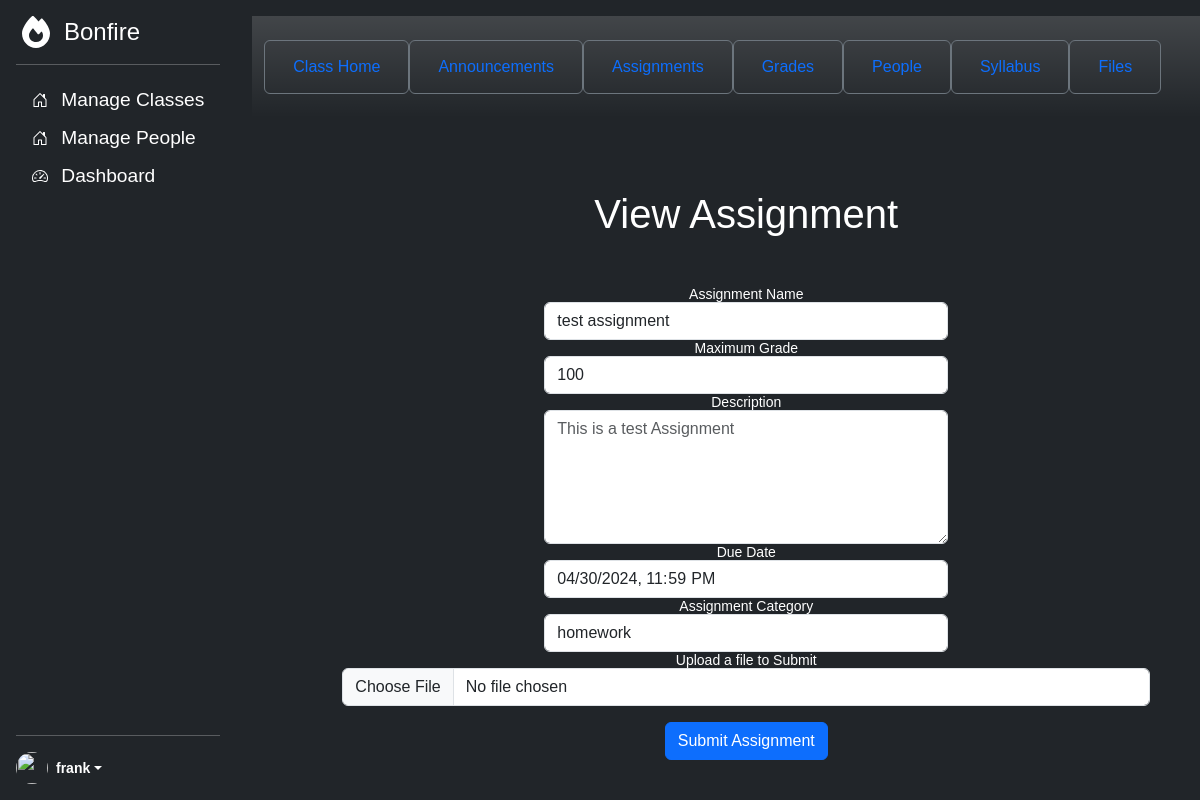
/viewAssignment.php?id=1 (signed in), run on the app's committed database.
### tables this page shows
CREATE TABLE `assignments` (
  `id` int NOT NULL AUTO_INCREMENT,
  `assignment_name` varchar(255) DEFAULT NULL,
  `grade` varchar(255) DEFAULT NULL,
  `class_id` int NOT NULL,
  `max_grade` int NOT NULL,
  `description` varchar(255) DEFAULT NULL,
  `due_date` datetime DEFAULT NULL,
  `category` varchar(255) DEFAULT NULL,
  `column_name` int DEFAULT NULL,
  PRIMARY KEY (`id`),
  UNIQUE KEY `id_UNIQUE` (`id`),
  KEY `class_id_idx` (`class_id`),
  CONSTRAINT `assignments_classes_id_fk` FOREIGN KEY (`class_id`) REFERENCES `classes` (`id`)
);

### viewAssignment.php (the view, shortened to what this page needs)
<?php
$studentId = $_SESSION["id"];
$pdo = getDBConnection();
$sql = "SELECT * FROM assignments where id = :id";
if($stmt = $pdo->prepare($sql)) {
    $stmt->bindParam(":id", $aID, PDO::PARAM_INT);
    $aID = $_GET["id"];
    if ($stmt->execute()) {
        if($stmt->rowCount() == 1){
            if($row = $stmt->fetch()) {
                $asname = $row["assignment_name"];
                $mgrade = $row["max_grade"];
                $descr = $row["description"];
                $ddate = $row["due_date"];
                $categ = $row["category"];
            }
        }
    }
}
?>
<!DOCTYPE html>
<html lang="en">
<head>
    <link href="https://cdn.jsdelivr.net/npm/bootstrap@5.3.3/dist/css/bootstrap.min.css" rel="stylesheet">
    <link rel="stylesheet" href="resources/stylesheets/style.css">
</head>
<body>
<main class="d-flex flex-nowrap">
    <?php include("leftSideMenu.php")?>
    <div id="primary-window" class="d-flex flex-column flex-shrink-0 p-3 text-bg-dark overflow-y-scroll">
        <?php include("classTopMenu.php"); ?>
    <div id="primary-window" style="margin:auto" class="d-flex flex-column flex-shrink-0 p-3 text-bg-dark overflow-y-scroll">
        <h1 class="my-5">View Assignment</h1>
        <div>
            <?php
                $currentClass = $_SESSION['currentclass'];
                $studentsUploadPath = "class_data/$currentClass/assignments/assignment_$aID/student_$studentId/";
                $submissions = glob("$studentsUploadPath/*");
                if(count($submissions) > 0){
                    ?>
                <h1>You have already submitted this assignment</h1>
            <?php
                }
                else{
            ?>
            <form action="processor/submissionProcessor.php" method="post" enctype="multipart/form-data">
                <div class="form-row">
                    <div style="margin:auto"  class="form-group col-md-6">
                        <label for="inputAssignment">Assignment Name</label>
                        <input type="text" name="inputAssignment" class="form-control" id="inputAssignment" value="<?= $asname?>" readonly>
                    </div>
                    <div style="margin:auto"  class="form-group col-md-6">
                        <label for="inputMaxGrade">Maximum Grade</label>
                        <input type="number" name="inputMaxGrade" class="form-control" id="inputMaxGrade" value="<?= $mgrade?>" readonly>
                    </div>
                    <div style="margin:auto"  class="form-group col-md-6">
                        <label for="inputDescription">Description</label>
                        <textarea name="inputDescription" class="form-control" id="inputDescription" placeholder="<?php echo htmlspecialchars($descr); ?>" rows="5" cols="40" readonly></textarea>
                    </div>
                </div>
                <div class="form-row">
                    <div style="margin:auto"  class="form-group col-md-6">
                        <label for="inputDueDate">Due Date</label>
                        <input type="datetime-local" name = "inputDueDate" class="form-control" id="inputDueDate" value="<?= $ddate?>" readonly>
                    </div>
                    <div style="margin:auto"  class="form-group col-md-6">
                        <label for="inputAssignment">Assignment Category</label>
                        <input type="text" name="inputAssignment" class="form-control" id="inputAssignment" value="<?= $categ?>" readonly>
                    </div>
                    <div>
                        <label for="fileUpload">Upload a file to Submit</label>
                        <input type="file" name="fileUpload" class="form-control" id="fileUpload">
                    </div>
                </div>
                <br>
                <button type="submit" class="btn btn-primary">Submit Assignment</button>
            </form>
            <?php
                }
            ?>
        </div>
    </div>
</main>
</body>
</html>

### resources/stylesheets/style.css (style rules this page uses)
body { min-height: 100vh; min-height: -webkit-fill-available; font-family: var(--bs-font-sans-serif); font-size: 1rem; font-weight: 400; line-height: 1.5; }
html { height: -webkit-fill-available; }
main { height: 100vh; max-height: 100vh; overflow-x: auto; overflow-y: hidden; }
#primary-window { width:85%; }

### viewAssignment.php (style rules this page uses)
body { font: 14px sans-serif; text-align: center; }

### data on the page
assignments: inputAssignment "test assignment", inputMaxGrade "100", inputDescription "This is a test Assignment", inputDueDate "04/30/2024 23:59", inputAssignment "homework"

### other printed values
$firstName "frank"
